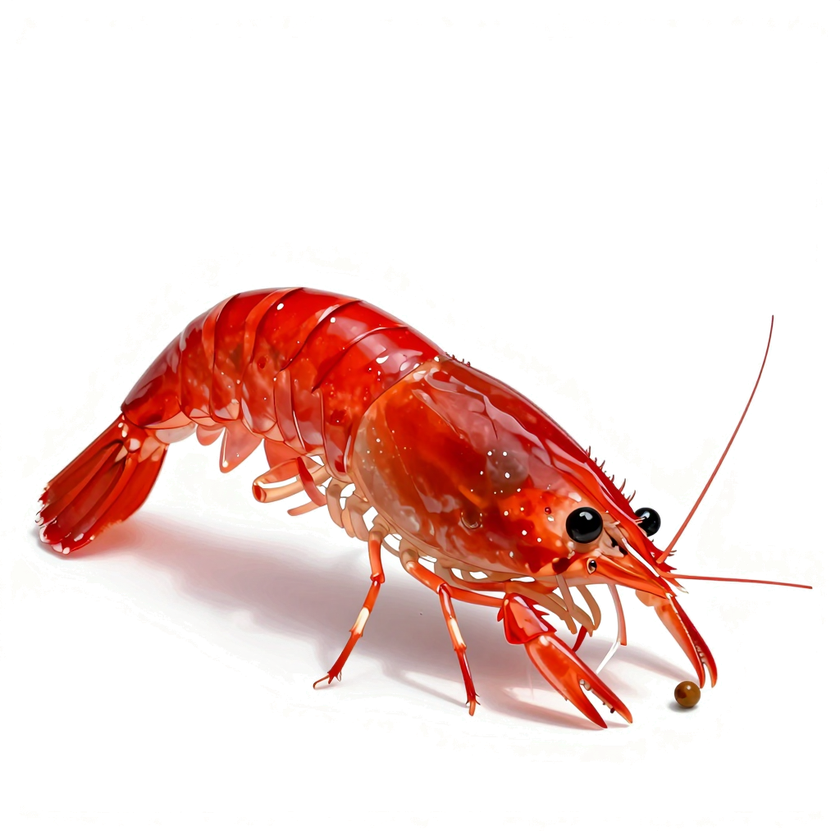
#> input picture assets/art/shrimp/shrimp-cherry-female-pick.png, 840 x 840 px, shrunk from 1024 x 1024 before the run
$ python clean-white.py ../assets/art/shrimp/shrimp-cherry-female-pick.png out.png
#> lines starting #> are read from the running program, lines starting #| are printed output that depends on the picture
"""把 AI 生圖殘留的白底（葉縫間、陰影）轉透明：白色轉 alpha，再清掉偏白的灰陰影。

用法：python3 scripts/clean-white.py 輸入.png 輸出.png
只適合主體本身沒有白色的素材（例如水草）；有白色主體的請用外圍 flood fill。
"""
import sys
import numpy as np
from PIL import Image

im = np.asarray(Image.open(sys.argv[1]).convert('RGBA')).astype(np.float32) / 255
rgb, a = im[..., :3], im[..., 3]
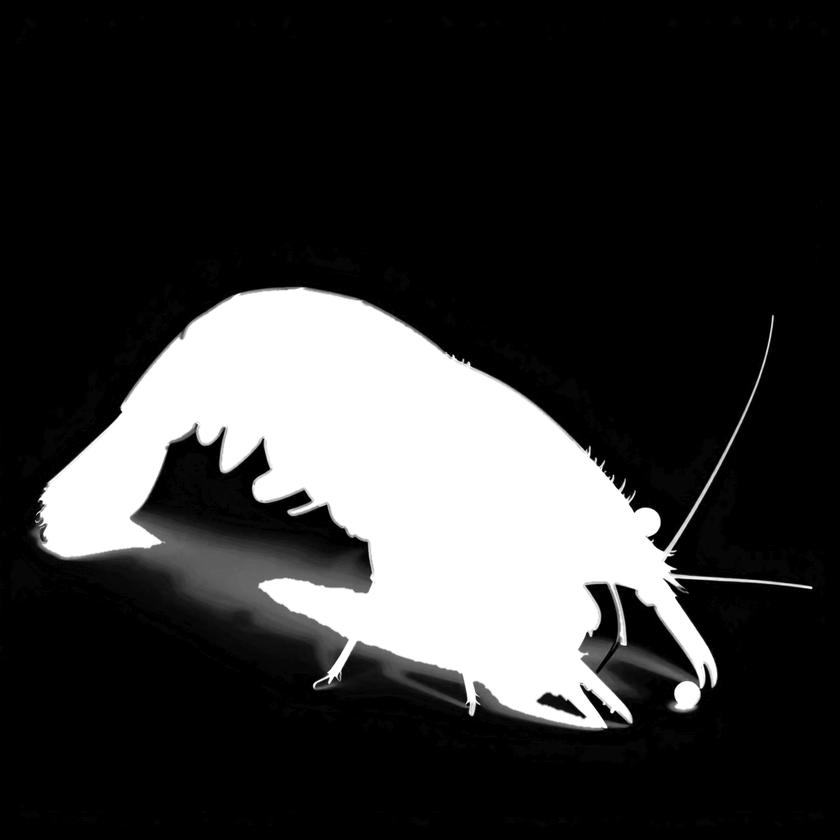
#> a: shape (840, 840) float32; min 0, max 1, mean 0.206
# color-to-alpha（白）：離白色越遠越不透明
alpha = np.max(1 - rgb, axis=-1)
alpha = np.clip(alpha * 1.6, 0, 1)
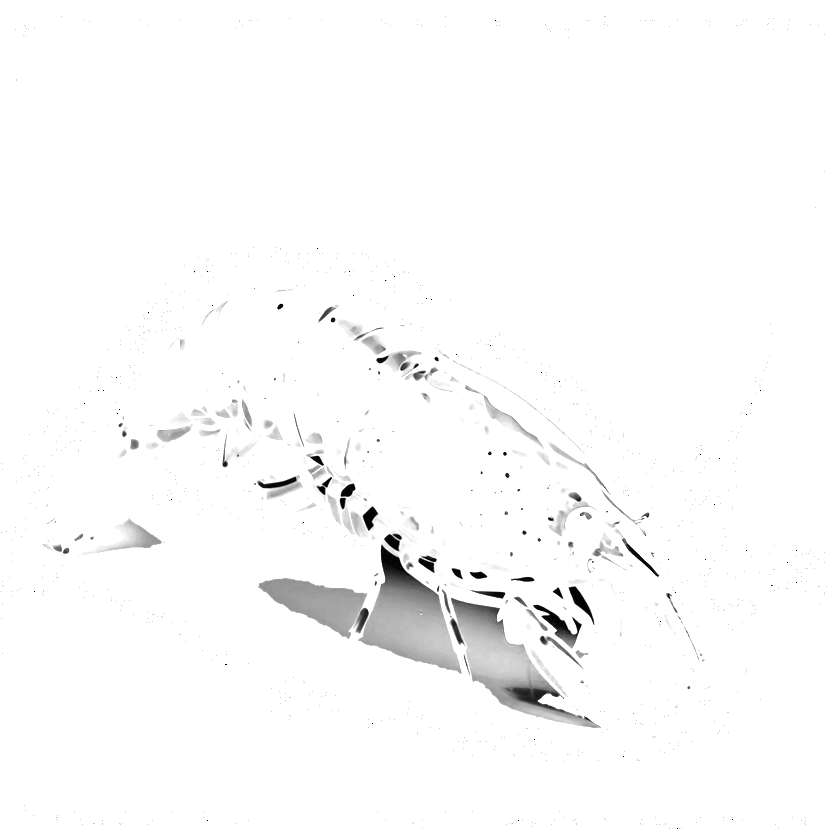
#> alpha: shape (840, 840) float32; min 0, max 1, mean 0.983
safe = np.maximum(alpha, 1e-4)[..., None]
out = 1 - (1 - rgb) / safe
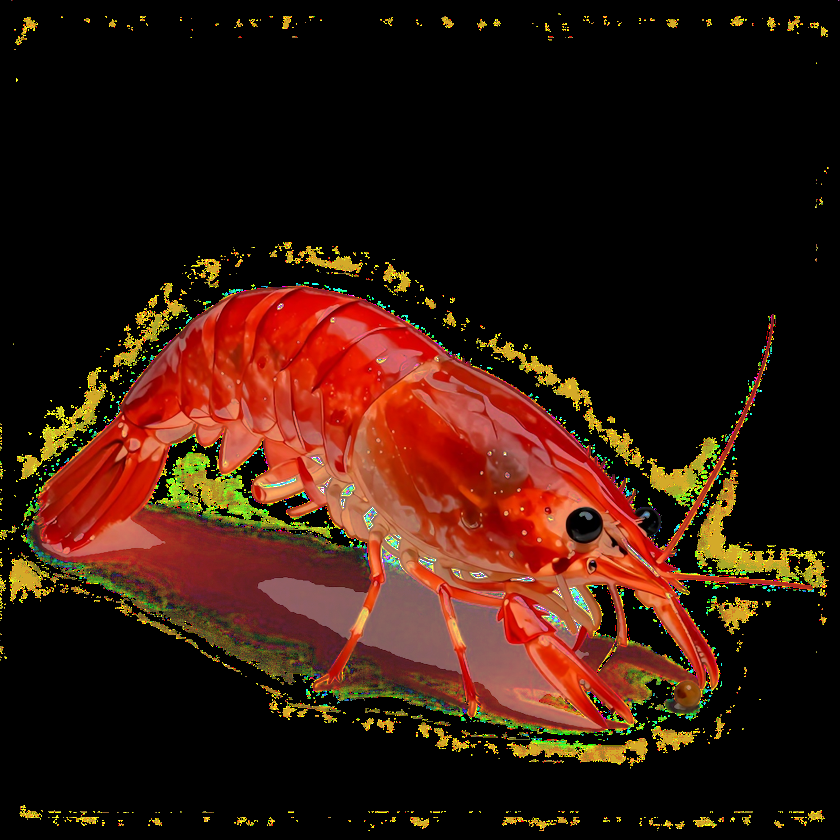
#> out: shape (840, 840, 3) float32; mean R, G, B 0.209, 0.098, 0.0521
# 偏白、沒什麼彩度的灰（陰影、反光底）也拿掉
mx, mn = rgb.max(-1), rgb.min(-1)
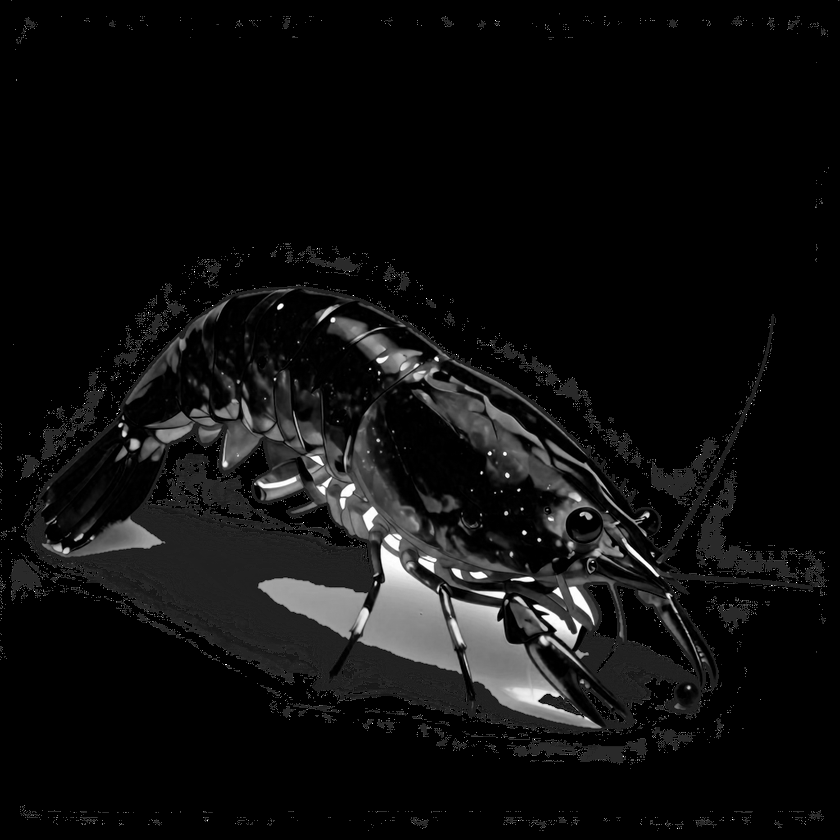
#> mn: shape (840, 840) float32; min 0, max 1, mean 0.0587
sat = (mx - mn) / np.maximum(mx, 1e-4)
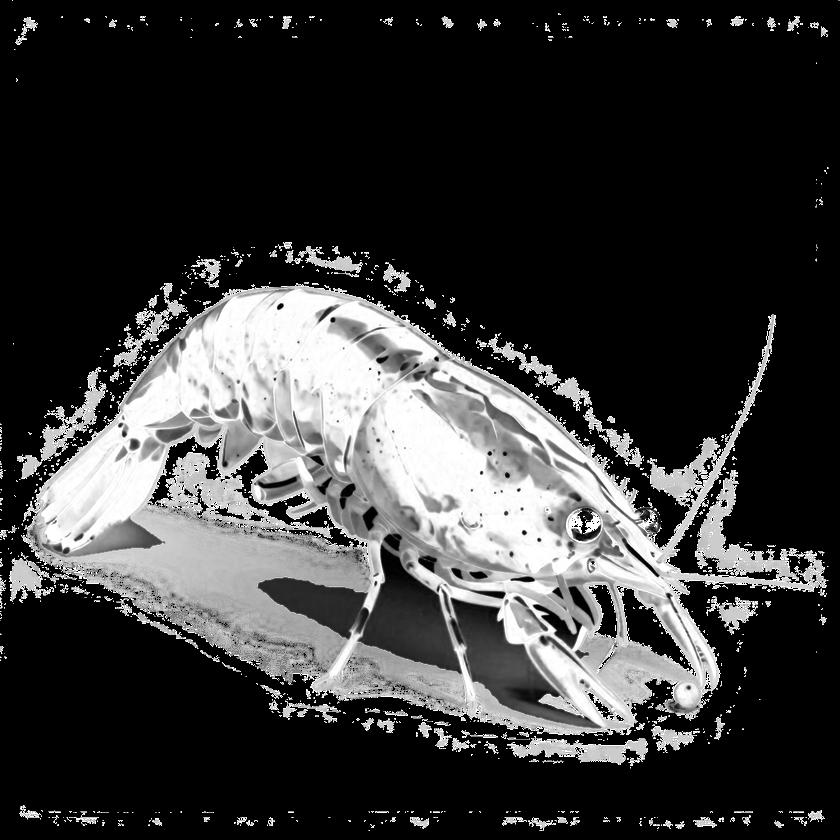
#> sat: shape (840, 840) float32; min 0, max 1, mean 0.227
alpha = np.where((sat < 0.18) & (mx > 0.55), alpha * np.clip((sat / 0.18) ** 2, 0, 1), alpha)
res = np.dstack([np.clip(out, 0, 1), alpha * a])
Image.fromarray((res * 255).astype(np.uint8), 'RGBA').save(sys.argv[2])
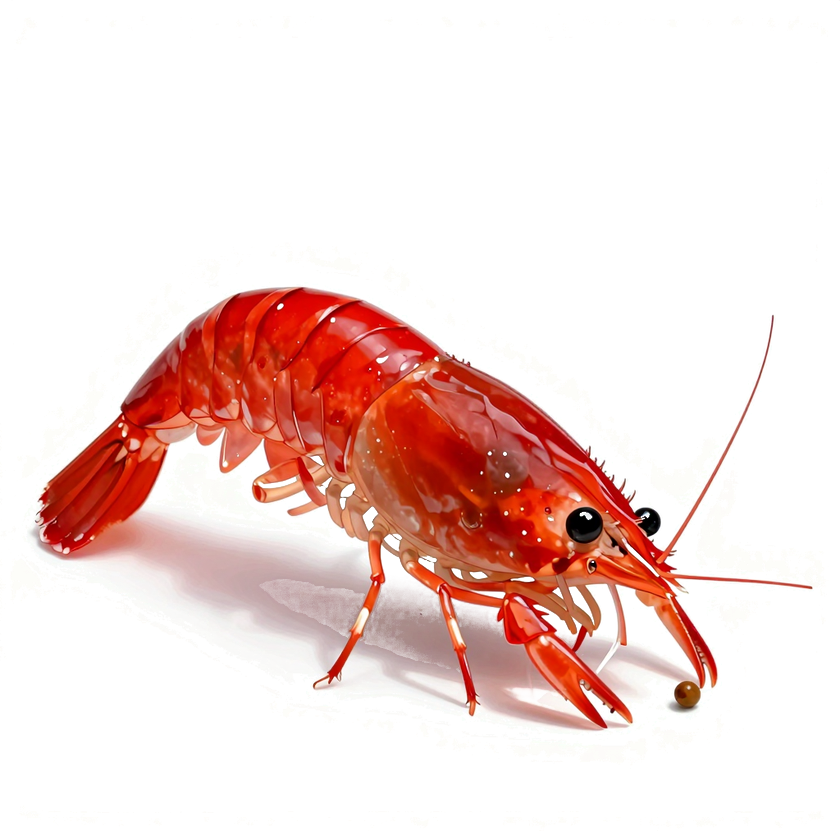
#> saved as out.png: PIL image 840x840 RGBA; mean R, G, B, A 53.3, 24.8, 13, 47.7; transparent parts drawn white

$ run again, on assets/art/shrimp/shrimp-cherry-berried.png
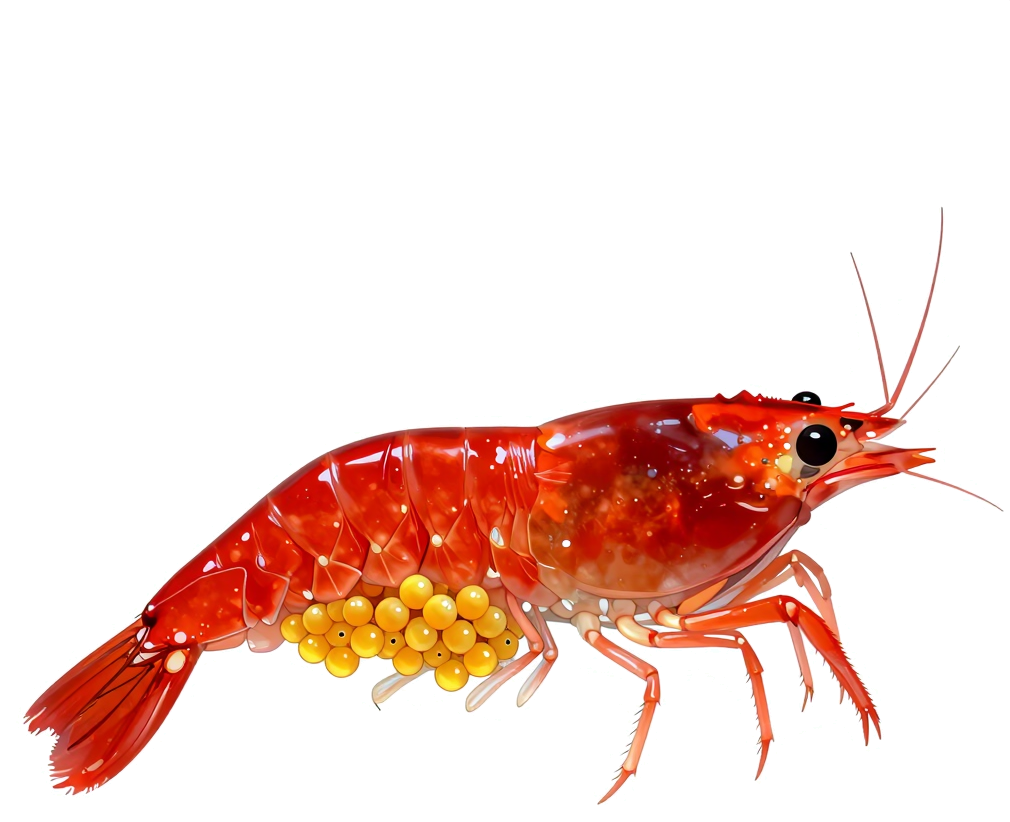
#> input picture assets/art/shrimp/shrimp-cherry-berried.png, 1010 x 822 px
#> `mx, mn = rgb.max(-1), rgb.min(-1)`:
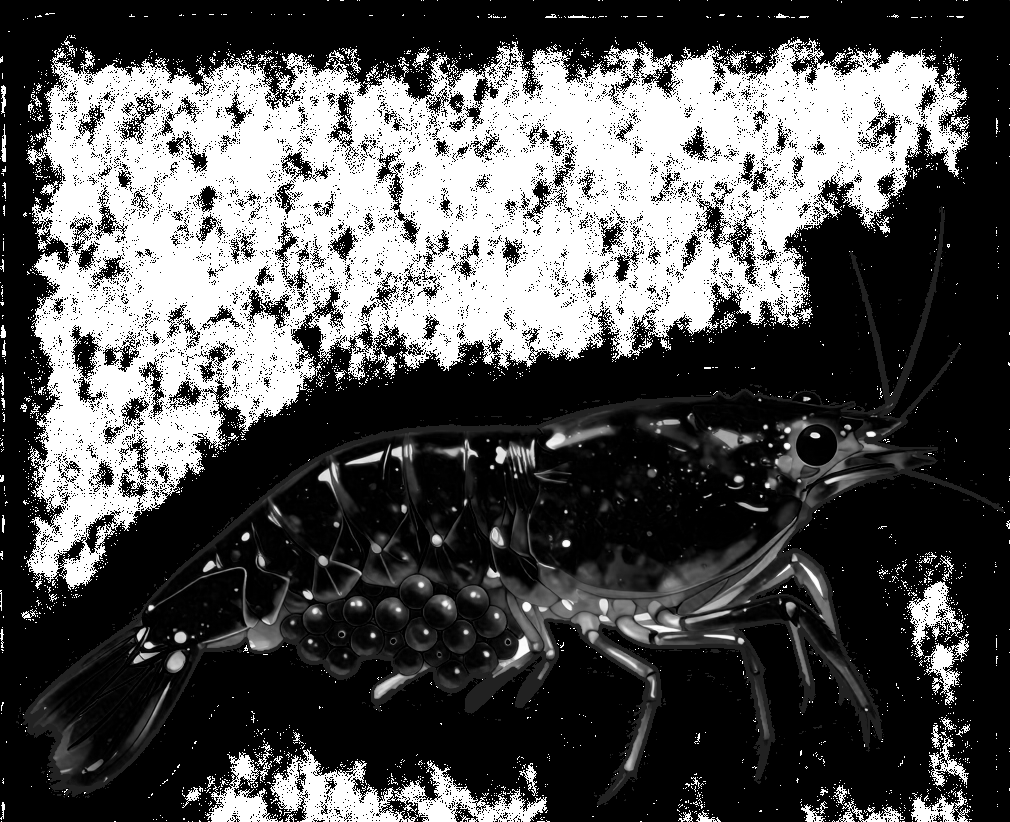
#> mn: shape (822, 1010) float32; min 0, max 1, mean 0.326
#> `sat = (mx - mn) / np.maximum(mx, 1e-4)`:
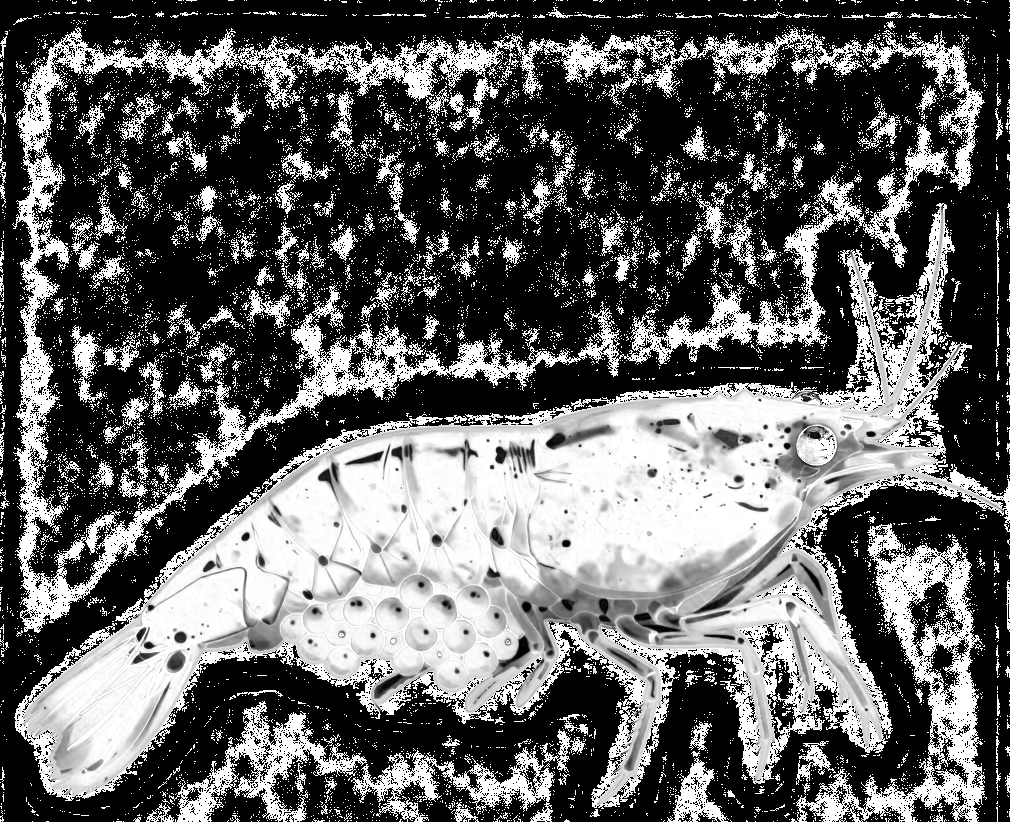
#> sat: shape (822, 1010) float32; min 0, max 1, mean 0.386

$ run again, on assets/art/shrimp/shrimp-cherry-female-eat.png
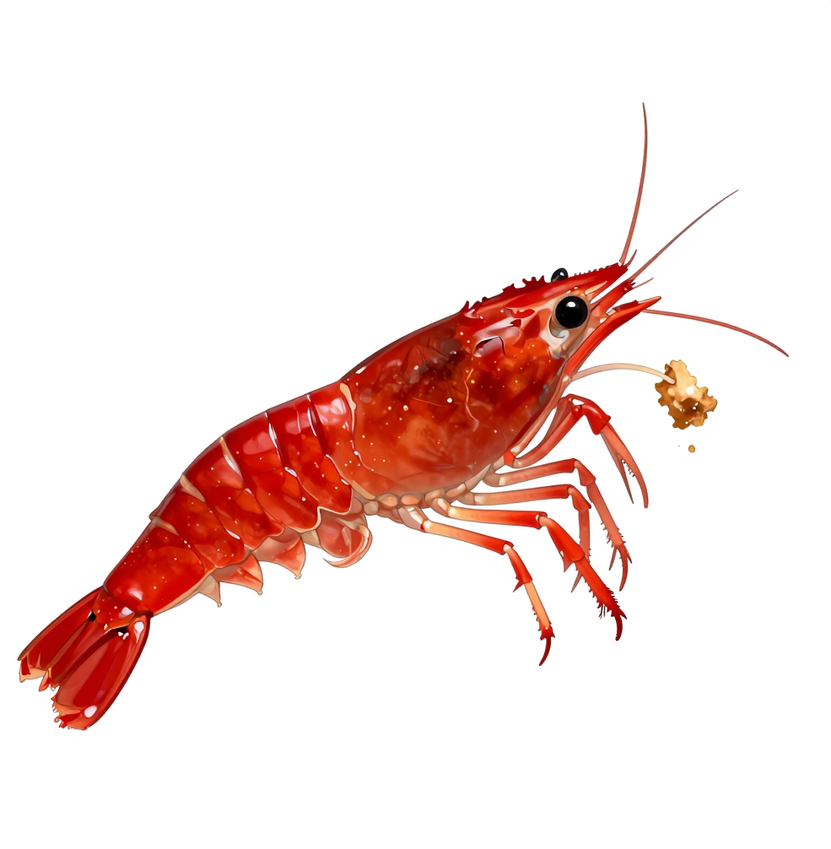
#> input picture assets/art/shrimp/shrimp-cherry-female-eat.png, 831 x 849 px, shrunk from 985 x 1006 before the run
#> `rgb, a = im[..., :3], im[..., 3]`:
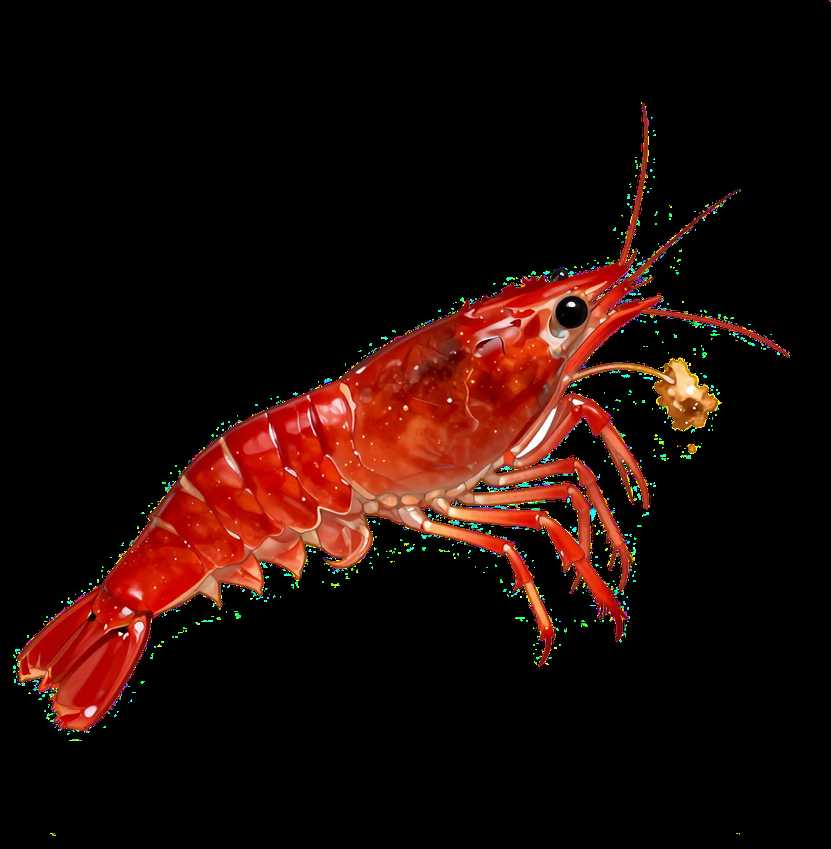
#> rgb: shape (849, 831, 3) float32; mean R, G, B 0.12, 0.0424, 0.0268
#> `sat = (mx - mn) / np.maximum(mx, 1e-4)`:
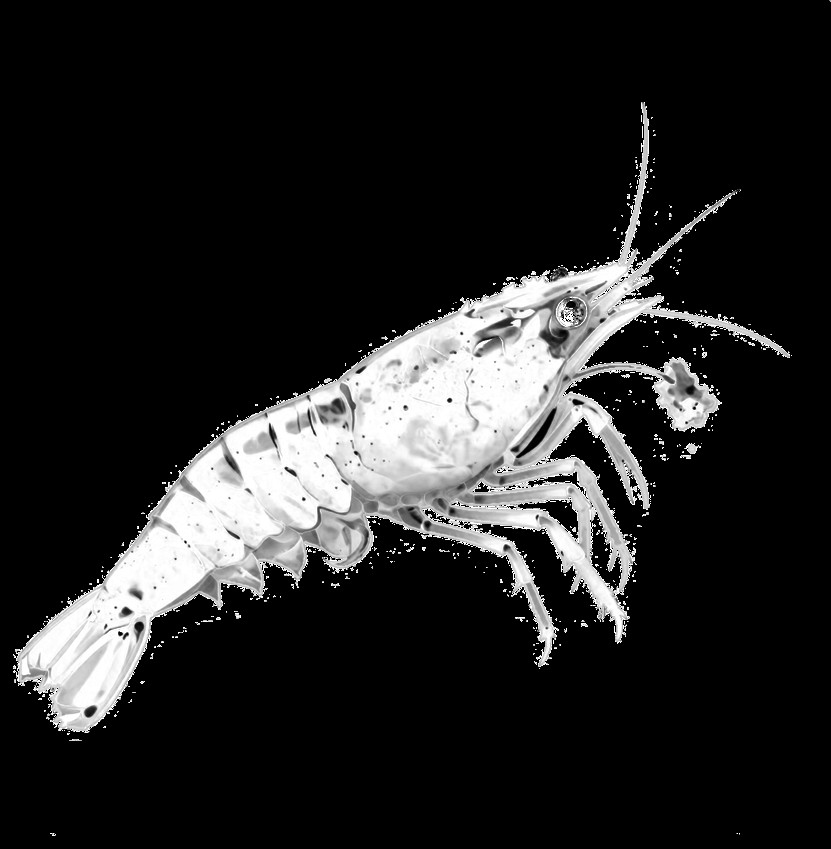
#> sat: shape (849, 831) float32; min 0, max 1, mean 0.142
